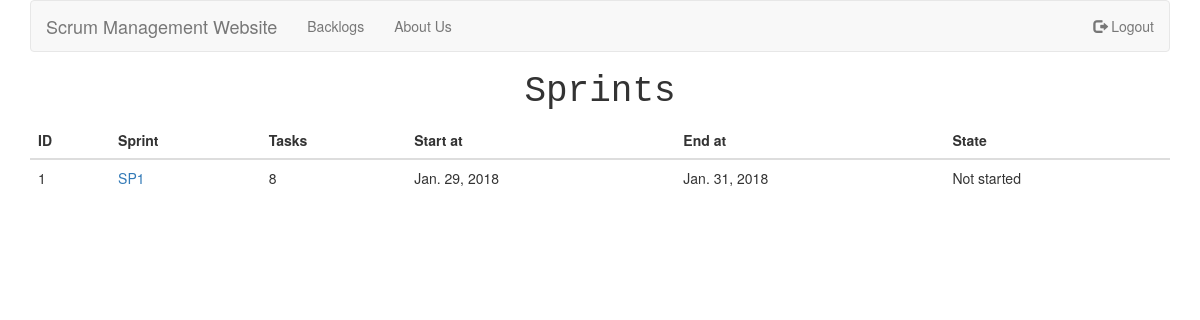
/backlogs/1/ (signed in), run on an earlier commit of the app's database.
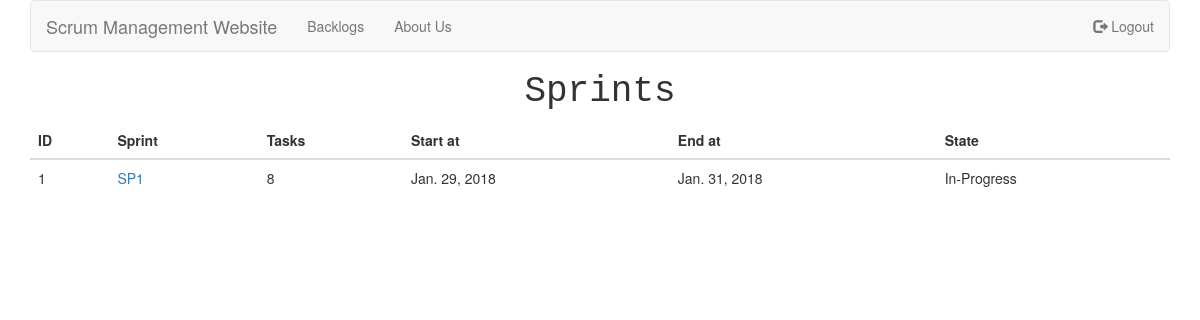
And on a later commit of the database.
### backlog/models.py (models this page shows, shortened)
class Sprint(models.Model):
    name = models.CharField(max_length=25)
    start_at = models.DateField(auto_now_add=True)
    end_at = models.DateField(auto_now_add=False, auto_now=False, null=True)
    state = models.IntegerField(default=1)  # 1: Not started   2: In Progress   3: Done
    backlog = models.ForeignKey(BackLog, related_name='sprints', on_delete=models.CASCADE)

### backlog/views.py (the view)
# urls.py: url(r'^backlogs/(?P<pk>\d+)/$', views.backlog_sprints, name='backlog_sprints'),
@login_required
def backlog_sprints(request, pk):
    backlog = get_object_or_404(BackLog, pk=pk)
    sprints = backlog.sprints.all()
    can_add = True
    for i in sprints:
        if i.state != 3:
            can_add = False
            break
    return render(request, 'sprint.html', {'backlog': backlog, 'request': request, 'can_add': can_add})

### backlog/models.py (called while the page is built)
    def is_admin(self):
        return self.admin

### templates/sprint.html (shortened to what this page needs)
{% extends 'base.html' %}
{% block content %}
<h1 class="text-center" style="font-family: monospace">Sprints</h1>
    <table class="table table-hover">
    <thead >
      <tr>
          <th>ID</th>
          <th>Sprint</th>
          <th>Tasks</th>
          <th>Start at</th>
          <th>End at</th>
          <th>State</th>
      </tr>
    </thead>
    <tbody>
      {% for sprint in backlog.sprints.all %}
        <tr>
            <td>{{ sprint.id }}</td>
            <td><a href="{% url 'sprint_tasks' backlog.pk sprint.pk%}">{{ sprint.name }}</a></td>
            <td>{{ sprint.tasks.all.count }}</td>
            <td>{{ sprint.start_at }}</td>
            <td>{{ sprint.end_at }}</td>
            <td>
                {% if sprint.state == 1 %} Not started {% elif sprint.state == 2 %} In-Progress {% else %} Completed {% endif %}
            </td>
        </tr>
      {% empty %}
            <tr> <td colspan="6">No Sprints have been added yet.</td> </tr>
      {% endfor %}
    </tbody>
  </table>
{% endblock %}

What changed in the data, as far as the page shows it:
changed Sprint "SP1": state "Not started" → "In-Progress"
